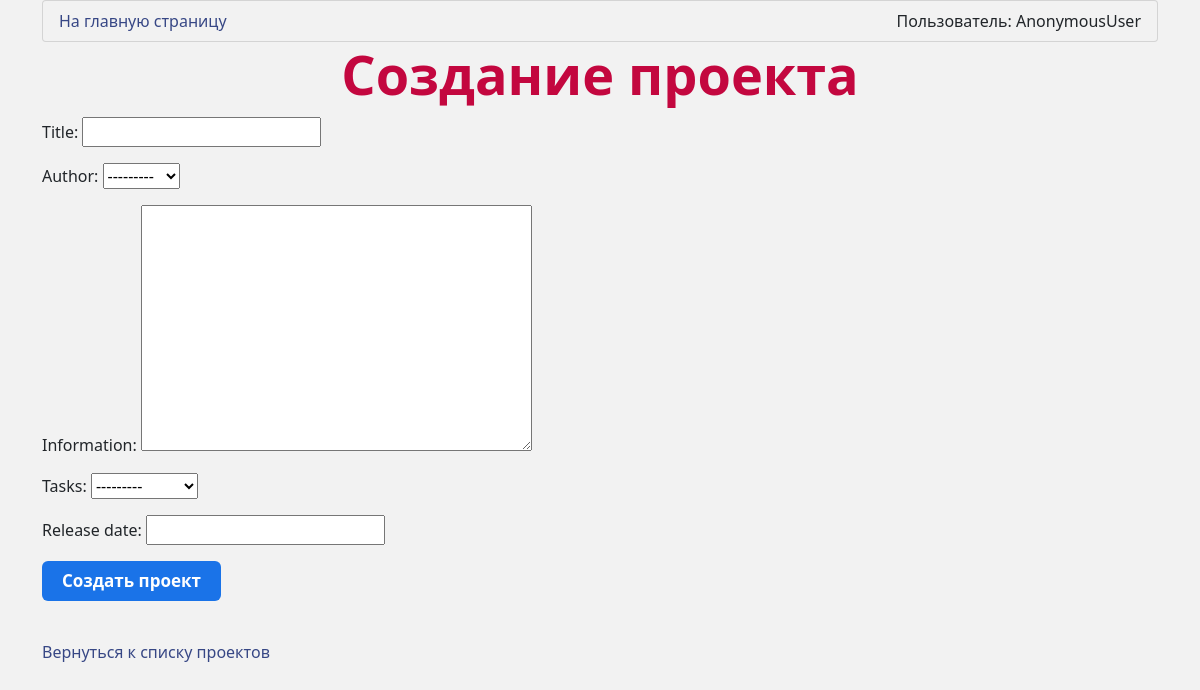
Page /DAL/article_create/ on the earlier database version.
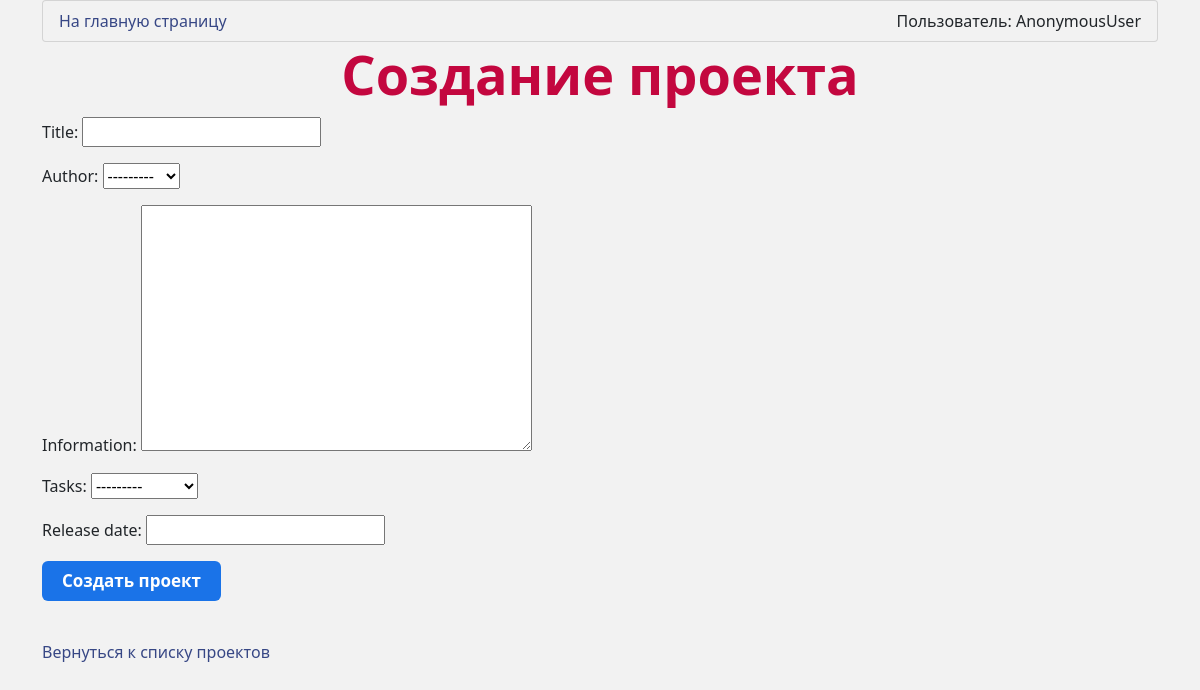
Same page on the later database version.
### DAL/models.py (models this page shows)
class Task(models.Model):
    objects = None
    title = models.CharField(max_length=255)
    author = models.ForeignKey(User, on_delete=models.CASCADE, related_name='tasks_created')
    executor = models.ForeignKey(User, on_delete=models.CASCADE, related_name='tasks_executed')
    status = models.CharField(max_length=255)
    information = models.TextField()
    release_date = models.DateField()
    class Meta:
        verbose_name = 'Задача'
        verbose_name_plural = 'Задачи'
    def __str__(self):
        return self.title
    """
    def save(self, *args, **kwargs):
        # Определение, новая ли это задача или обновление существующей
        is_new = self._state.adding
        super().save(*args, **kwargs)

        # Сообщение зависит от того, новая задача или обновление
        if is_new:
            message = f"Новая задача создана: {self.title}"
        else:
            message = f"Задача обновлена: {self.title}"
        send_telegram_message(message)

    def delete(self, *args, **kwargs):
        message = f"Задача удалена: {self.title}"
        super().delete(*args, **kwargs)
        send_telegram_message(message)
    """

### DAL/views.py (the view, shortened to what this page needs)
# urls.py: path('article_create/', views.ArticleCreateView.as_view(), name='article_create'),
class ArticleCreateView(CreateView):
    model = Article
    template_name = 'registration/article_create.html'
    fields = '__all__'
    success_url = reverse_lazy('article_list')

### DAL/models.py (called while the page is built)
    def __str__(self):
        return self.username

### DAL/templates/registration/article_create.html (shortened to what this page needs)
{% extends 'base.html' %}
{% block content %}
    <h1>Создание проекта</h1>
    <form method="post">
        {{ form.as_p }}
        <button class="btn">Создать проект</button>
    </form>
    <br>
    <a href="{% url 'article_list' %}">Вернуться к списку проектов</a>
{% endblock %}

Differences in the rows shown:
added Task: author "---------"
